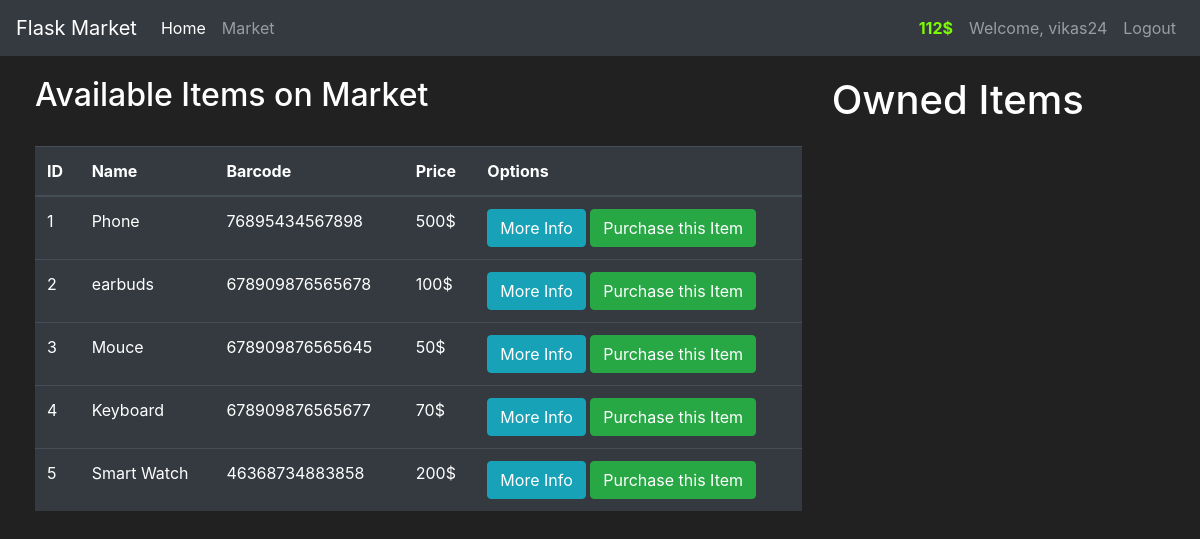
Page /market (signed in) on the committed database.
### market/models.py (models this page shows, shortened)
class User(db.Model, UserMixin):
    id = db.Column(db.Integer(), primary_key=True)
    username = db.Column(db.String(length=30), nullable=False, unique=True)
    email_address = db.Column(db.String(length=50), nullable=False, unique=True)
    password_hash = db.Column(db.String(length=90), nullable=False)
    budget = db.Column(db.Integer(), nullable=False, default=100000 )
    items = db.relationship('Item', backref='owned_user', lazy=True)
    @property
    def password(self):
        return self.password

class Item(db.Model):
    id = db.Column(db.Integer(), primary_key=True)
    name = db.Column(db.String(length=30), nullable=False, unique=True)
    price = db.Column(db.Integer(), nullable=False)
    barcode = db.Column(db.String(length=12), nullable=False, unique=True)
    description = db.Column(db.String(length=1024), nullable=False, unique=True)
    owner = db.Column(db.Integer(), db.ForeignKey('user.id'))

### market/routes.py (the view, shortened to what this page needs)
@app.route('/market',  methods=['GET', 'POST'])
@login_required
def market_page():
    purchase_form = PurchaseItemForm()
    selling_form = SellItemForm()
    if request.method == 'GET':
        items = Item.query.filter_by(owner=None)
        owned_items = Item.query.filter_by(owner=current_user.id )
        return render_template('market.html', items=items, purchase_form=purchase_form, owned_items=owned_items, selling_form=selling_form)

### market/models.py (called while the page is built)
@login_manager.user_loader
def load_user(user_id):
    return User.query.get(int(user_id))

### market/routes.py (called while the page is built)
@app.context_processor
def admin_page():
    form = SearchForm()
    return dict(form=form)

### market/templates/market.html (shortened to what this page needs)
{% extends 'base.html' %}
{% block content %}
    <div class="row" style="margin-top: 20px; margin-left: 20px;">
        <div class="col-8">
            <h2>Available Items on Market</h2>
            <br>
            <table class="table table-hover table-dark">
            <thead>
                <tr>
                    <th scope="col">ID</th>
                    <th scope="col">Name</th>
                    <th scope="col">Barcode</th>
                    <th scope="col">Price</th>
                    <th scope="col">Options</th>
                </tr>
            </thead>
            <tbody>
                {% for item in items %}
                    <tr>
                        <td>{{ item.id }}</td>
                        <td>{{ item.name }}</td>
                        <td>{{ item.barcode }}</td>
                        <td>{{ item.price }}$</td>
                        <td>
                            <button class="btn btn-outline btn-info" data-toggle="modal" data-target="#Modal-MoreInfo-{{ item.id }}">More Info</button>
                            <button class="btn btn-outline btn-success" data-toggle="modal" data-target="#Modal-PurchaseConfirm-{{ item.id }}">Purchase this Item</button>
                        </td>
                    </tr>
                {% endfor %}
            </tbody>
        </table></div>
        <div class="col-4">
            <h1>Owned Items</h1>
            <br>
        </div>
    </div>
{% endblock %}

### market/templates/base.html (shortened to what this page needs)
<!doctype html>
<html lang="en">
   <head>
      <link rel="stylesheet" href="https://cdn.jsdelivr.net/npm/bootstrap@4.5.3/dist/css/bootstrap.min.css">
   </head>
   <body>
    <nav class="navbar navbar-expand-md navbar-dark bg-dark">
      <a class="navbar-brand" href="#">Flask Market</a>
      <div class="collapse navbar-collapse" id="navbarNav">
        <ul class="navbar-nav mr-auto">
            <li class="nav-item active">
                <a class="nav-link" href="{{ url_for('home_page') }}">Home <span class="sr-only">(current)</span></a>
            </li>
            <li class="nav-item">
                <a class="nav-link" href="{{ url_for('market_page') }}">Market</a>
            </li>
        </ul>
            {%  if current_user.is_authenticated  %}
                <ul class="navbar-nav">
                    <li class="nav-item">
                        <a class="nav-link" style="color: lawngreen; font-weight: bold">
                            {{ current_user.budget }}$
                        </a>
                    </li>
                    <li class="nav-item">
                        <a class="nav-link">Welcome, {{ current_user.username }}</a>
                    </li>
                    <li class="nav-item">
                        <a class="nav-link" href="{{ url_for('logout_page') }}">Logout</a>
                    </li>
                </ul>
            {%  endif  %}
      </div>
    </nav>
      {% block content %}
      {% endblock %}
   </body>
</html>

### market/templates/base.html (style rules this page uses)
body { background-color: #212121; color: white }

### rows in the picture
User: budget "112", username "vikas24"
Item: id "1", name "Phone", barcode "76895434567898", price "500"
Item: id "2", name "earbuds", barcode "678909876565678", price "100"
Item: id "3", name "Mouce", barcode "678909876565645", price "50"
Item: id "4", name "Keyboard", barcode "678909876565677", price "70"
Item: id "5", name "Smart Watch", barcode "46368734883858", price "200"
